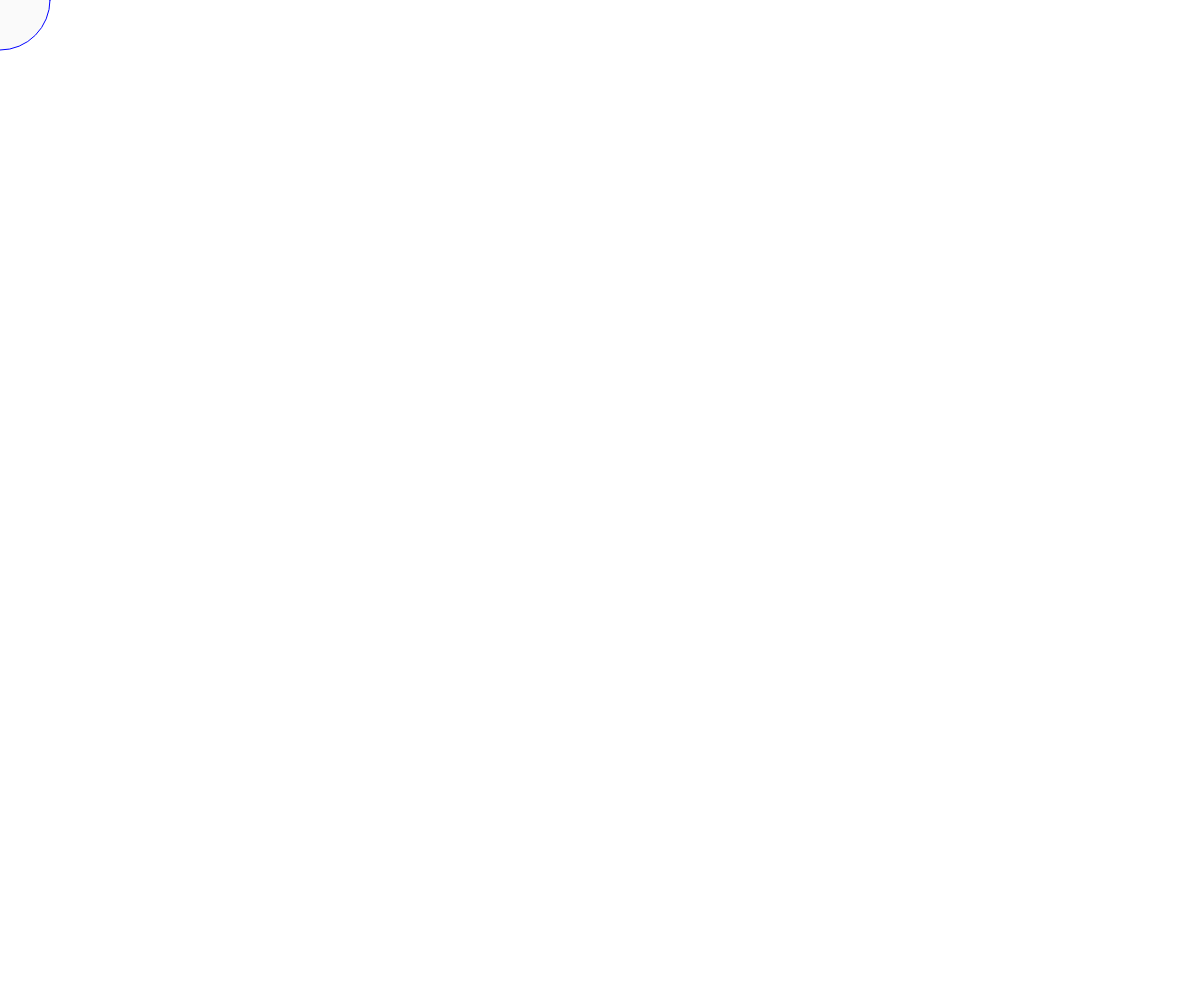
Frame 1 (no input)
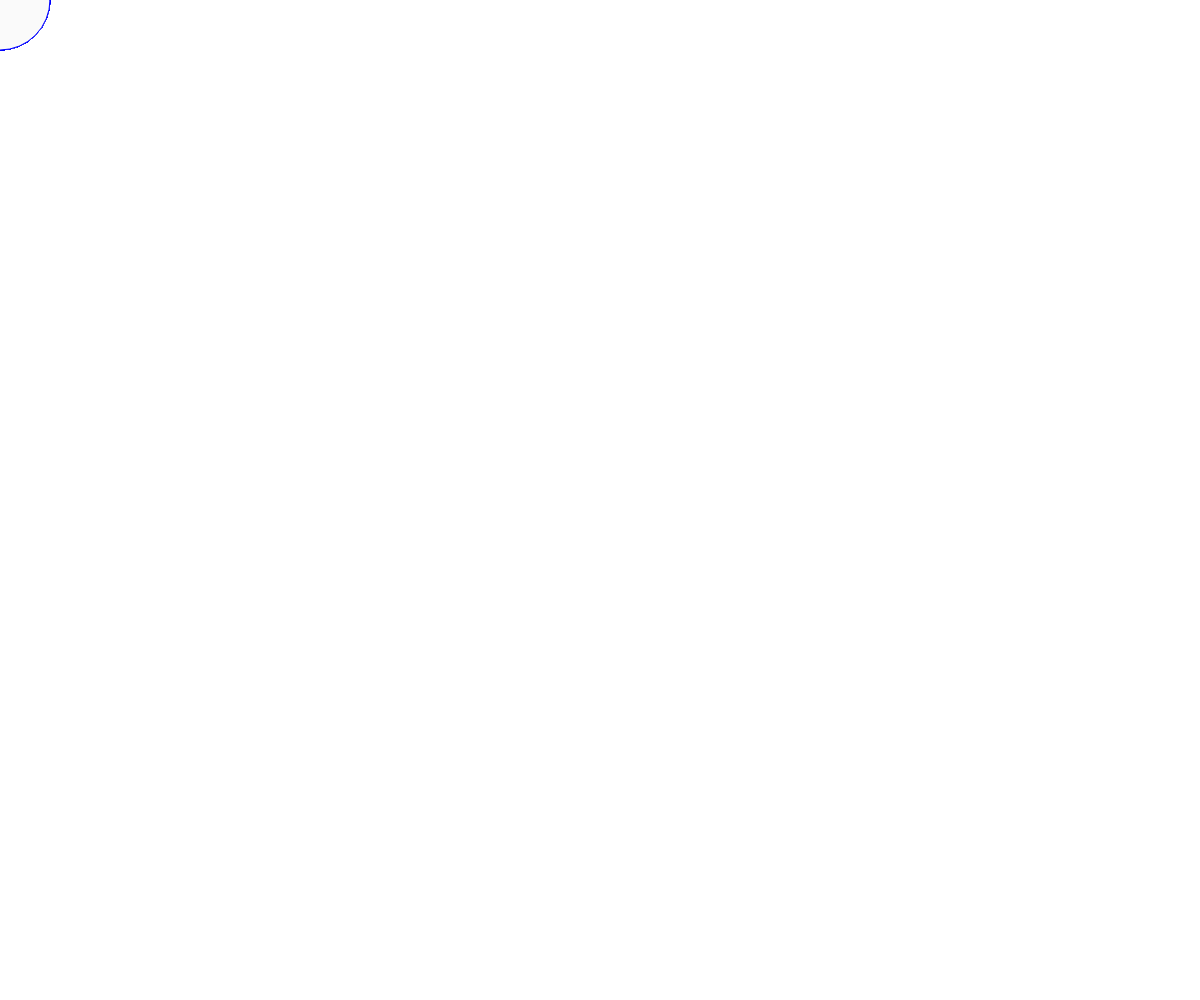
Frame 60 (no input)
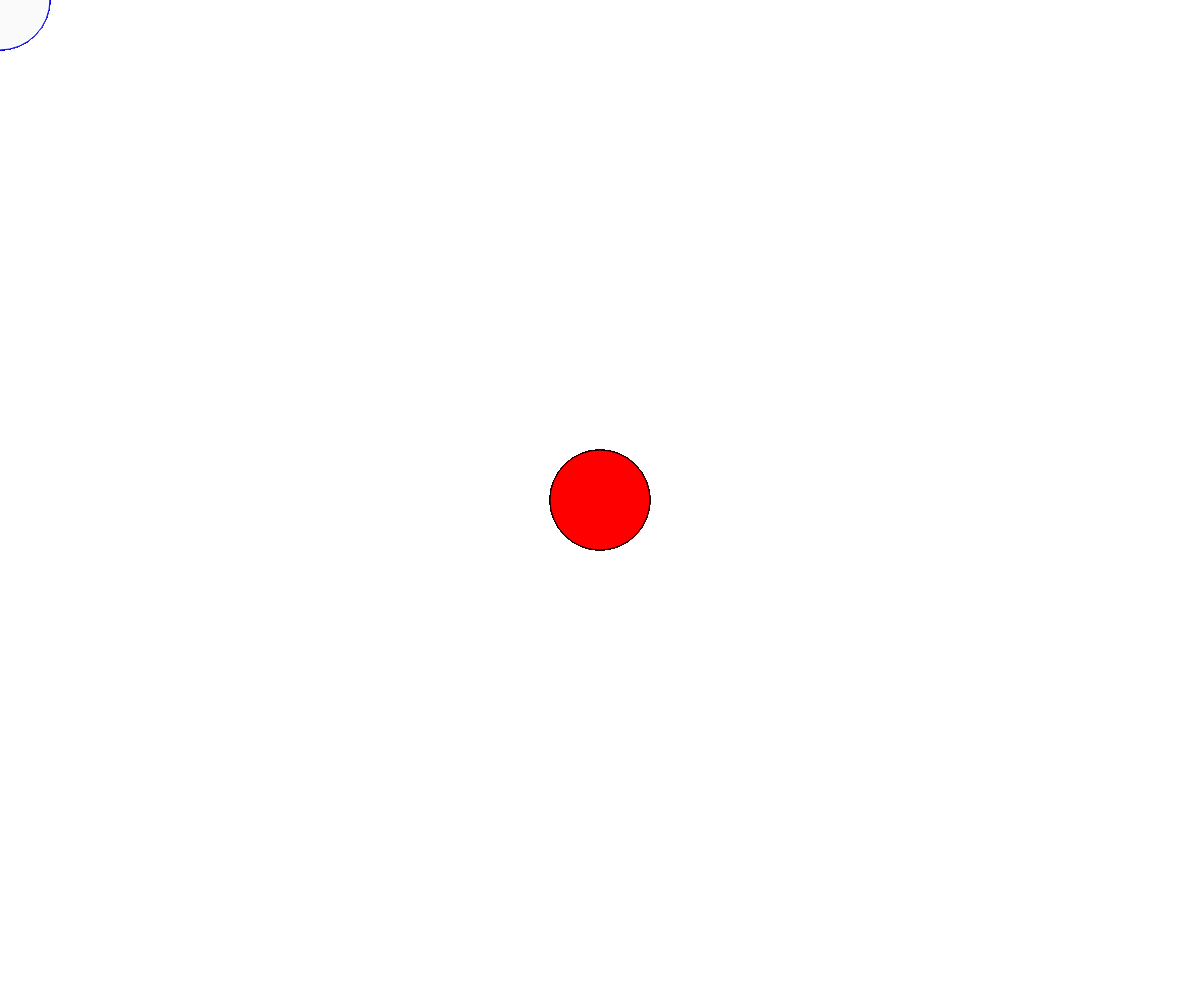
Frame 120 (the mouse pressed at the canvas centre since frame 60)

The p5.js sketch that drew these frames (run headless with seeded random() and noise() and a simulated clock; from frame 60 on, the mouse is pressed at the canvas centre):

// p5.js sketch
// ── sketch.js
function setup() {
  createCanvas(windowWidth, windowHeight);
}
function draw() {
  //when mouse button is pressed, circles turn black
  if (mouseIsPressed === true) {
    fill("RED");
    stroke("BLACK");
  } else {
    fill(250);
    stroke("BLUE");
  }

  //white circles drawn at mouse position
  circle(mouseX, mouseY, 100); 
    
}

function windowResized() {
    resizeCanvas(windowWidth, windowHeight);
}
